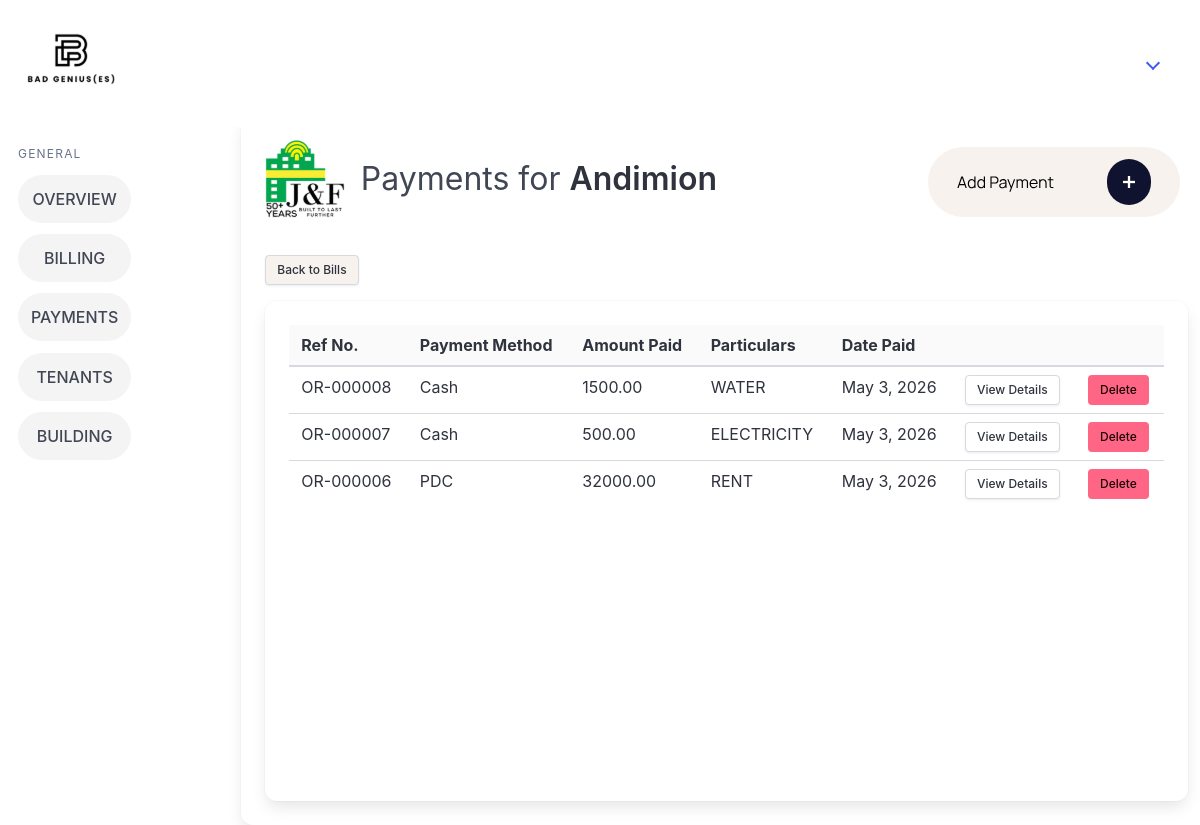
Screenshot of /view_payments/2/ with the database file from the repository.
### billingApp/models.py (models this page shows, shortened)
class Tenant(models.Model):
    companyName = models.CharField(max_length=100, null=True, blank=True)
    contactPerson = models.CharField(max_length=100)
    phoneNumber = models.CharField(max_length=12)
    email = models.CharField(max_length=50)
    carryover_balance = models.DecimalField(max_digits=12, decimal_places=2, default=Decimal('0.00'))
    modified_by = models.ForeignKey("Account", on_delete=models.SET_NULL, null=True, blank=True, related_name="+")
    modified_at = models.DateTimeField(auto_now=True, null=True, blank=True)
    objects = models.Manager

class Payment(models.Model):
    paymentMethodChoices = [
        ('CASH', 'Cash'),
        ('BANK_TRANSFER', 'Bank Transfer'),
        ('PDC', 'PDC'),]
    billingID = models.ForeignKey(BillingRecord, on_delete=models.CASCADE)
    tenantID = models.ForeignKey(Tenant, on_delete=models.CASCADE)
    modified_by = models.ForeignKey("Account", on_delete=models.SET_NULL, null=True, blank=True, related_name="+")
    modified_at = models.DateTimeField(auto_now=True, null=True, blank=True)
    datePaid = models.DateField()
    referenceNumber = models.CharField(max_length=50)
    verificationStatus = models.BooleanField(default=False)
    amountPaid = models.DecimalField(max_digits=12, decimal_places=2)
    subAccountName = models.CharField(max_length=50, null=True, blank=True)
    proofOfPayment = models.FileField(upload_to='proof_of_payment/', null=True, blank=True)
    paymentMethod = models.CharField(max_length=20, choices=paymentMethodChoices, null=True, blank=True)

### billingApp/views.py (the view)
# urls.py: path('view_payments/<int:pk>/', views.view_payments, name='view_payments'),
def view_payments(request, pk):
    tenant = get_object_or_404(Tenant, pk=pk)
    payments = Payment.objects.filter(tenantID=tenant).order_by("-id")
    for payment in payments:
        bill = BillingRecord.objects.filter(id=payment.billingID_id).first()
        payment.billingFor = bill.billingFor if bill else "N/A"
        payment.subAccountName = bill.billingFor if bill else "N/A"
    if not (tenant.companyName or "").strip():
        tenant.companyName_display = tenant.contactPerson
    else:
        tenant.companyName_display = tenant.companyName
    return render(request, 'billingApp/view_payments.html', {"tenant": tenant, "payments": payments})

### billingApp/templates/billingApp/view_payments.html (shortened to what this page needs)
{% extends 'billingApp/base.html' %} {% load static %} {% block logo %}
<div class="card card1">
  <div class="card-content">
    <div class="columns is-4">
      <div class="column is-1">
      </div>
      <div class="column">
        <h1 class="is-size-3 pt-4 pl-4">
          Payments for
          <strong>{{ tenant.companyName_display }}</strong>
        </h1>
      </div>
      {% endblock %} {% block content %}
      <a href="{% url 'add_payment' pk=tenant.id %}" class="p-5">
      </a>
    </div>
    <div class="is-right pb-4">
      <a href="{% url 'view_bills' pk=tenant.id %}" class="button is-small is-right" style="background-color: #f7f2ed">
        Back to Bills
      </a>
    </div>
    <div class="card card3">
      <div class="card-content">
        <table class="table is-fullwidth">
          <thead>
            <tr>
              <th>Ref No.</th>
              <th>Payment Method</th>
              <th>Amount Paid</th>
              <th>Particulars</th>
              <th>Date Paid</th>
              <th></th>
              <th></th>
            </tr>
          </thead>
          <tbody>
            {% for payment in payments %}
            <tr>
              <td>{{ payment.referenceNumber }}</td>
              <td>{{ payment.get_paymentMethod_display }}</td>
              <td>{{ payment.amountPaid }}</td>
              <td>{{ payment.subAccountName }}</td>
              <td>{{ payment.datePaid }}</td>
              <td>
                <a href="{% url 'payment_details' pk=payment.pk %}" class="button is-small">View Details</a>
              </td>
              <td>
                <a href="{% url 'delete_payment' pk=payment.pk %}" class="button is-small is-danger">Delete</a>
              </td>
            </tr>
            {% endfor %}
          </tbody>
        </table>
      </div>
    </div>
    {% endblock %}

### billingApp/static/billingApp/css/style.css (style rules this page uses)
.card1 { margin-left: 80px !important; width: 1200px !important; }
.card3 { min-height: 500px !important; }
thead { background-color: #fafafa !important; }

### rows the page displays
Tenant: companyName_display "Andimion"
Payment: referenceNumber "OR-000008", paymentMethod "Cash", amountPaid "1500.00", subAccountName "WATER", datePaid "May 3, 2026"
Payment: referenceNumber "OR-000007", paymentMethod "Cash", amountPaid "500.00", subAccountName "ELECTRICITY", datePaid "May 3, 2026"
Payment: referenceNumber "OR-000006", paymentMethod "PDC", amountPaid "32000.00", subAccountName "RENT", datePaid "May 3, 2026"
